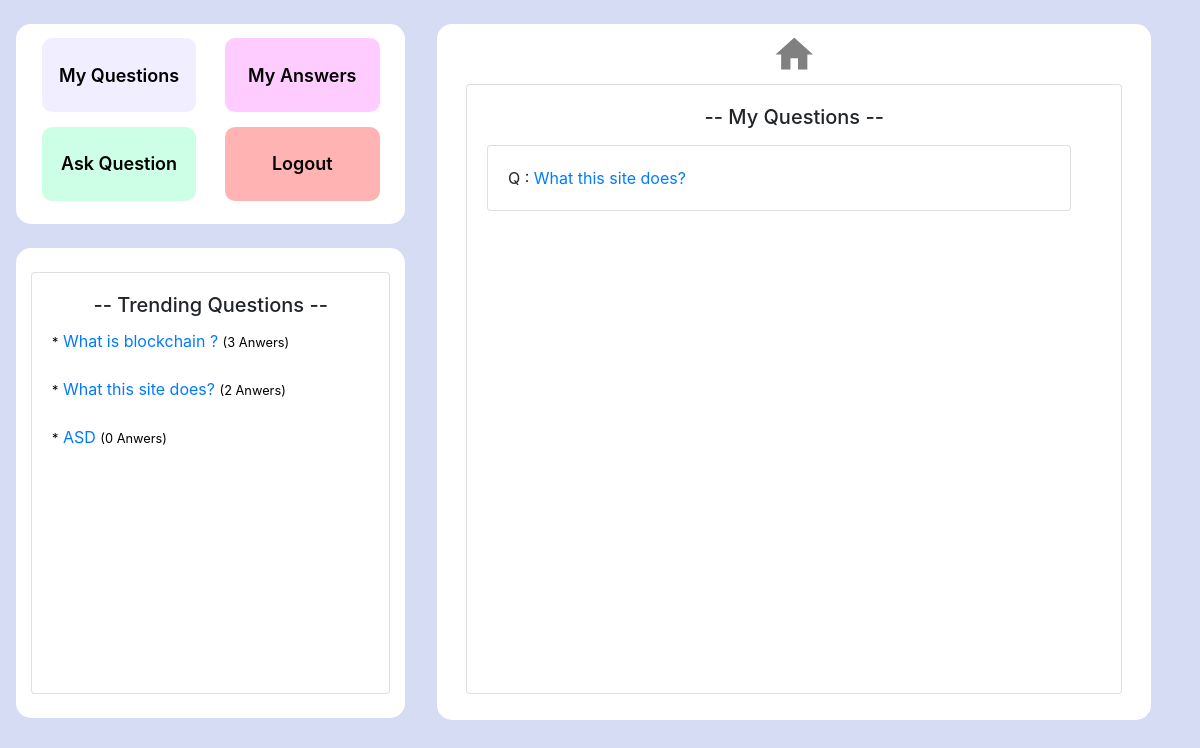
The app's page /question/myquestion/ (signed in) with its own data.
### Question_App/models.py (models this page shows, shortened)
class Question(models.Model):
    user=models.ForeignKey(User,on_delete=models.CASCADE)  #user who is logged in
    title=models.CharField(max_length=200) # title of qestion
    question=models.TextField() #question
    created_time= models.DateTimeField(default=datetime.datetime.now()) #question creation time
    answer_count=models.IntegerField(default=0) #total reply or answer count
    qustion_upvote=models.IntegerField(default=0) #question upvote
    question_downvote=models.IntegerField(default=0) #question q

### Question_App/views.py (the view)
# urls.py: path('question/myquestion/',MyQuestionListView.as_view(),name='my-question'),
class MyQuestionListView(ListView):
    model=Question
    template_name='ui/my_question_list.html'
    context_object_name='q_list'
    ordering=['-created_time']

### Question_App/templates/ui/my_question_list.html
{% extends "ui/base.html" %}
{% block content %}
{% if user.is_authenticated %}
  <h5 class="card-title mt-3"style="text-align:center;"> -- My Questions --</h5>
    {% for i in q_list %}
      {% if request.user == i.user %}
          <div class="card mt-3" style="width:95%;">
          <div class="card-body">
            <div class="row">
              <div class="col-sm-10">
                <p class="card-text">Q : <a href="{% url 'question-detail' i.pk %}" style="text-decoration:none;">{{ i.question }}</a></p>
              </div>
            </div>
          </div>
          </div>
      {% endif %}
    {% endfor %}
{% endif %}
{% endblock %}

### Question_App/templates/ui/base.html (shortened to what this page needs)
<!DOCTYPE html>
{% load static %}
<html lang="en">
<head>
  <link rel="stylesheet" href="https://maxcdn.bootstrapcdn.com/bootstrap/4.5.0/css/bootstrap.min.css">
</head>
<body style="background-color:#1030bb2b;" >
  <div class="row ml-3 mr-3 mt-4 mb-2">
      <div class="col-sm-4">
{% if user.is_authenticated %}
        <div class="row" style="height:200px;border-style:none!important;">
          <div class="col-sm-12 bg-white" style="border-radius:15px; ">
            <a href="{% url 'my-question' %}"><button type="submit" class="buttonx btn-sm" style="height:37%; margin-top:4%; font-size:18px; font-weight:600;">My Questions</button></a>
            <a href="{% url 'my-answer' %}"><button type="submit" class="buttonx btn-sm" style="float:right; background-color:#ffccff; height:37%; margin-top:4%; font-size:18px;font-weight:600;">My Answers</button></a>
            <a href="{% url 'question-create' %}"><button type="submit" class="buttonx btn-sm" style="height:37%; margin-top:1%; margin-bottom:3%; font-size:18px; font-weight:600; background-color: #ccffe6;">Ask Question</button></a>
            <a href="{% url 'logout' %}"><button type="submit" class="buttonx btn-sm" style="float:right; background-color: #ffb3b3; height:37%; margin-top:1%; margin-bottom:3%; font-size:18px; font-weight:600;">Logout</button></a>
          </div>
        </div>
{% endif %}
        <br>
        {% if user.is_authenticated %}
                <div class="row" style="height:470px;border-style:none!important;">
                  <div class="col-sm-12 bg-white" style="border-radius:15px; ">
                    <br>
                    <div class="card" >
                      <div class="card-body">
                        <h5 class="card-title"style="text-align:center;"> -- Trending Questions --</h5>
                        <div style="overflow-y:auto;height:320px;">
        {% endif %}
                          {% for t in trending_question %}
                            <a href="{% url 'question-detail' t.0 %}" style="text-decoration:none;"><p class="card-text"><small style="color:black;">*</small> {{ t.1 }} <small style="color:black;">({{ t.2 }} Anwers)</small> </p></a><br>
                          {% endfor %}
                        </div>
                        <br>
                      </div>
                    </div>
                  </div>
                </div>
        <br>
      </div>
      <div class="col-sm-8" style="">
        <div class="row">
          <div class="p-3" ></div>
          <div class="col-sm-11 bg-white" style="height:696px; border-radius:15px; ">
            <div class="row pt-2">
                <span class="material-icons" style="font-size:45px;margin:0 auto;"><a href="{% url 'home' %}" style="  text-decoration:none; color:grey;">home</a></span>
          </div>
            <div class="card pb-4"style="margin:1% 2%;">
              <div class="card-body pt-1">
                <div style="overflow-y:auto;height:560px;">
{% block content %}
{% endblock %}
                </div>
              </div>
            </div>
          </div>
        </div>
      </div>
  </div>
</body>
</html>

### Question_App/templates/ui/base.html (style rules this page uses)
.buttonx { background-color: #f1efff; border: none; width:43%; text-align: center; border-radius: 10px; height:73%; margin:3%; outline-style: none!important; float:left; display: block; }

### records on screen
Question: question "What this site does?", user "2"
Question: question "ASD", t "0"

### other values on screen
{{ t.1 }} "What is blockchain ?"
{{ t.2 }} "3"
